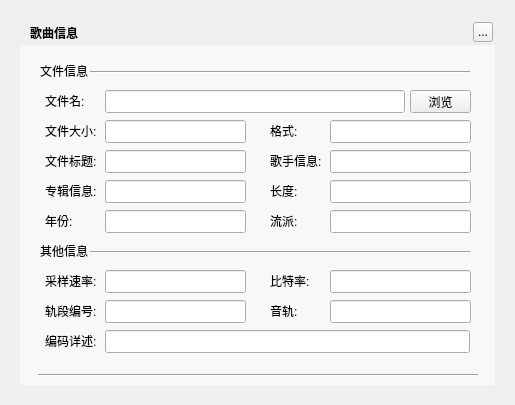
<?xml version="1.0" encoding="UTF-8"?>
<ui version="4.0">
 <class>MusicFileInformationWidget</class>
 <widget class="QWidget" name="MusicFileInformationWidget">
  <property name="geometry">
   <rect>
    <x>0</x>
    <y>0</y>
    <width>515</width>
    <height>405</height>
   </rect>
  </property>
  <property name="windowTitle">
   <string>MusicFileInformationWidget</string>
  </property>
  <widget class="QLabel" name="background">
   <property name="geometry">
    <rect>
     <x>20</x>
     <y>20</y>
     <width>475</width>
     <height>365</height>
    </rect>
   </property>
   <property name="text">
    <string/>
   </property>
  </widget>
  <widget class="QLabel" name="topTitleName">
   <property name="geometry">
    <rect>
     <x>30</x>
     <y>20</y>
     <width>100</width>
     <height>25</height>
    </rect>
   </property>
   <property name="styleSheet">
    <string notr="true">color:&quot;#FFFFFF&quot;;font-weight:bold</string>
   </property>
   <property name="text">
    <string>歌曲信息</string>
   </property>
  </widget>
  <widget class="QToolButton" name="topTitleCloseButton">
   <property name="geometry">
    <rect>
     <x>473</x>
     <y>22</y>
     <width>20</width>
     <height>20</height>
    </rect>
   </property>
   <property name="text">
    <string>...</string>
   </property>
  </widget>
  <widget class="Line" name="line_2">
   <property name="geometry">
    <rect>
     <x>90</x>
     <y>70</y>
     <width>380</width>
     <height>5</height>
    </rect>
   </property>
   <property name="orientation">
    <enum>Qt::Horizontal</enum>
   </property>
  </widget>
  <widget class="QLabel" name="label">
   <property name="geometry">
    <rect>
     <x>40</x>
     <y>65</y>
     <width>54</width>
     <height>12</height>
    </rect>
   </property>
   <property name="text">
    <string>文件信息</string>
   </property>
  </widget>
  <widget class="QLabel" name="label_2">
   <property name="geometry">
    <rect>
     <x>45</x>
     <y>95</y>
     <width>54</width>
     <height>12</height>
    </rect>
   </property>
   <property name="text">
    <string>文件名:</string>
   </property>
  </widget>
  <widget class="QLineEdit" name="filePathEdit">
   <property name="geometry">
    <rect>
     <x>105</x>
     <y>90</y>
     <width>300</width>
     <height>23</height>
    </rect>
   </property>
   <property name="text">
    <string/>
   </property>
   <property name="readOnly">
    <bool>true</bool>
   </property>
  </widget>
  <widget class="QLabel" name="label_3">
   <property name="geometry">
    <rect>
     <x>45</x>
     <y>125</y>
     <width>54</width>
     <height>12</height>
    </rect>
   </property>
   <property name="text">
    <string>文件大小:</string>
   </property>
  </widget>
  <widget class="QLineEdit" name="fileSizeEdit">
   <property name="geometry">
    <rect>
     <x>105</x>
     <y>120</y>
     <width>141</width>
     <height>23</height>
    </rect>
   </property>
   <property name="readOnly">
    <bool>true</bool>
   </property>
  </widget>
  <widget class="QPushButton" name="viewButton">
   <property name="geometry">
    <rect>
     <x>410</x>
     <y>90</y>
     <width>61</width>
     <height>23</height>
    </rect>
   </property>
   <property name="text">
    <string>浏览</string>
   </property>
  </widget>
  <widget class="QLineEdit" name="fileFormatEdit">
   <property name="geometry">
    <rect>
     <x>330</x>
     <y>120</y>
     <width>141</width>
     <height>23</height>
    </rect>
   </property>
   <property name="readOnly">
    <bool>true</bool>
   </property>
  </widget>
  <widget class="QLabel" name="label_4">
   <property name="geometry">
    <rect>
     <x>270</x>
     <y>125</y>
     <width>54</width>
     <height>12</height>
    </rect>
   </property>
   <property name="text">
    <string>格式:</string>
   </property>
  </widget>
  <widget class="QLabel" name="label_5">
   <property name="geometry">
    <rect>
     <x>270</x>
     <y>155</y>
     <width>54</width>
     <height>12</height>
    </rect>
   </property>
   <property name="text">
    <string>歌手信息:</string>
   </property>
  </widget>
  <widget class="QLineEdit" name="fileArtistEdit">
   <property name="geometry">
    <rect>
     <x>330</x>
     <y>150</y>
     <width>141</width>
     <height>23</height>
    </rect>
   </property>
   <property name="readOnly">
    <bool>true</bool>
   </property>
  </widget>
  <widget class="QLineEdit" name="fileTitleEdit">
   <property name="geometry">
    <rect>
     <x>105</x>
     <y>150</y>
     <width>141</width>
     <height>23</height>
    </rect>
   </property>
   <property name="readOnly">
    <bool>true</bool>
   </property>
  </widget>
  <widget class="QLabel" name="label_6">
   <property name="geometry">
    <rect>
     <x>45</x>
     <y>155</y>
     <width>54</width>
     <height>12</height>
    </rect>
   </property>
   <property name="text">
    <string>文件标题:</string>
   </property>
  </widget>
  <widget class="QLabel" name="label_7">
   <property name="geometry">
    <rect>
     <x>45</x>
     <y>185</y>
     <width>54</width>
     <height>12</height>
    </rect>
   </property>
   <property name="text">
    <string>专辑信息:</string>
   </property>
  </widget>
  <widget class="QLineEdit" name="fileAlbumEdit">
   <property name="geometry">
    <rect>
     <x>105</x>
     <y>180</y>
     <width>141</width>
     <height>23</height>
    </rect>
   </property>
   <property name="readOnly">
    <bool>true</bool>
   </property>
  </widget>
  <widget class="QLabel" name="label_8">
   <property name="geometry">
    <rect>
     <x>270</x>
     <y>185</y>
     <width>54</width>
     <height>12</height>
    </rect>
   </property>
   <property name="text">
    <string>长度:</string>
   </property>
  </widget>
  <widget class="QLineEdit" name="fileTimeEdit">
   <property name="geometry">
    <rect>
     <x>330</x>
     <y>180</y>
     <width>141</width>
     <height>23</height>
    </rect>
   </property>
   <property name="readOnly">
    <bool>true</bool>
   </property>
  </widget>
  <widget class="QLabel" name="label_9">
   <property name="geometry">
    <rect>
     <x>270</x>
     <y>215</y>
     <width>54</width>
     <height>12</height>
    </rect>
   </property>
   <property name="text">
    <string>流派:</string>
   </property>
  </widget>
  <widget class="QLineEdit" name="fileGenreEdit">
   <property name="geometry">
    <rect>
     <x>330</x>
     <y>210</y>
     <width>141</width>
     <height>23</height>
    </rect>
   </property>
   <property name="readOnly">
    <bool>true</bool>
   </property>
  </widget>
  <widget class="QLabel" name="label_10">
   <property name="geometry">
    <rect>
     <x>45</x>
     <y>275</y>
     <width>54</width>
     <height>12</height>
    </rect>
   </property>
   <property name="text">
    <string>采样速率:</string>
   </property>
  </widget>
  <widget class="QLabel" name="label_11">
   <property name="geometry">
    <rect>
     <x>45</x>
     <y>305</y>
     <width>54</width>
     <height>12</height>
    </rect>
   </property>
   <property name="text">
    <string>轨段编号:</string>
   </property>
  </widget>
  <widget class="QLineEdit" name="TrackNumEdit">
   <property name="geometry">
    <rect>
     <x>105</x>
     <y>300</y>
     <width>141</width>
     <height>23</height>
    </rect>
   </property>
   <property name="readOnly">
    <bool>true</bool>
   </property>
  </widget>
  <widget class="QLabel" name="label_12">
   <property name="geometry">
    <rect>
     <x>270</x>
     <y>305</y>
     <width>54</width>
     <height>12</height>
    </rect>
   </property>
   <property name="text">
    <string>音轨:</string>
   </property>
  </widget>
  <widget class="QLineEdit" name="SamplingRateEdit">
   <property name="geometry">
    <rect>
     <x>105</x>
     <y>270</y>
     <width>141</width>
     <height>23</height>
    </rect>
   </property>
   <property name="readOnly">
    <bool>true</bool>
   </property>
  </widget>
  <widget class="QLineEdit" name="ChannelNumberEdit">
   <property name="geometry">
    <rect>
     <x>330</x>
     <y>300</y>
     <width>141</width>
     <height>23</height>
    </rect>
   </property>
   <property name="readOnly">
    <bool>true</bool>
   </property>
  </widget>
  <widget class="QLineEdit" name="fileYearEdit">
   <property name="geometry">
    <rect>
     <x>105</x>
     <y>210</y>
     <width>141</width>
     <height>23</height>
    </rect>
   </property>
   <property name="readOnly">
    <bool>true</bool>
   </property>
  </widget>
  <widget class="QLabel" name="label_13">
   <property name="geometry">
    <rect>
     <x>45</x>
     <y>215</y>
     <width>54</width>
     <height>12</height>
    </rect>
   </property>
   <property name="text">
    <string>年份:</string>
   </property>
  </widget>
  <widget class="QLabel" name="label_14">
   <property name="geometry">
    <rect>
     <x>270</x>
     <y>275</y>
     <width>54</width>
     <height>12</height>
    </rect>
   </property>
   <property name="text">
    <string>比特率:</string>
   </property>
  </widget>
  <widget class="QLineEdit" name="BitrateEdit">
   <property name="geometry">
    <rect>
     <x>330</x>
     <y>270</y>
     <width>141</width>
     <height>23</height>
    </rect>
   </property>
   <property name="readOnly">
    <bool>true</bool>
   </property>
  </widget>
  <widget class="QLabel" name="label_15">
   <property name="geometry">
    <rect>
     <x>40</x>
     <y>245</y>
     <width>54</width>
     <height>12</height>
    </rect>
   </property>
   <property name="text">
    <string>其他信息</string>
   </property>
  </widget>
  <widget class="Line" name="line_3">
   <property name="geometry">
    <rect>
     <x>90</x>
     <y>250</y>
     <width>380</width>
     <height>5</height>
    </rect>
   </property>
   <property name="orientation">
    <enum>Qt::Horizontal</enum>
   </property>
  </widget>
  <widget class="QLabel" name="label_16">
   <property name="geometry">
    <rect>
     <x>45</x>
     <y>335</y>
     <width>54</width>
     <height>12</height>
    </rect>
   </property>
   <property name="text">
    <string>编码详述:</string>
   </property>
  </widget>
  <widget class="QLineEdit" name="descriptionEdit">
   <property name="geometry">
    <rect>
     <x>105</x>
     <y>330</y>
     <width>365</width>
     <height>23</height>
    </rect>
   </property>
   <property name="text">
    <string/>
   </property>
   <property name="readOnly">
    <bool>true</bool>
   </property>
  </widget>
  <widget class="Line" name="line_4">
   <property name="geometry">
    <rect>
     <x>38</x>
     <y>373</y>
     <width>440</width>
     <height>5</height>
    </rect>
   </property>
   <property name="orientation">
    <enum>Qt::Horizontal</enum>
   </property>
  </widget>
  <widget class="QWidget" name="backgroundMask" native="true">
   <property name="geometry">
    <rect>
     <x>20</x>
     <y>45</y>
     <width>475</width>
     <height>340</height>
    </rect>
   </property>
   <property name="styleSheet">
    <string notr="true">background:rgba(255,255,255,150)</string>
   </property>
  </widget>
  <zorder>background</zorder>
  <zorder>backgroundMask</zorder>
  <zorder>topTitleName</zorder>
  <zorder>topTitleCloseButton</zorder>
  <zorder>line_2</zorder>
  <zorder>label</zorder>
  <zorder>label_2</zorder>
  <zorder>filePathEdit</zorder>
  <zorder>label_3</zorder>
  <zorder>fileSizeEdit</zorder>
  <zorder>viewButton</zorder>
  <zorder>fileFormatEdit</zorder>
  <zorder>label_4</zorder>
  <zorder>label_5</zorder>
  <zorder>fileArtistEdit</zorder>
  <zorder>fileTitleEdit</zorder>
  <zorder>label_6</zorder>
  <zorder>label_7</zorder>
  <zorder>fileAlbumEdit</zorder>
  <zorder>label_8</zorder>
  <zorder>fileTimeEdit</zorder>
  <zorder>label_9</zorder>
  <zorder>fileGenreEdit</zorder>
  <zorder>label_10</zorder>
  <zorder>label_11</zorder>
  <zorder>TrackNumEdit</zorder>
  <zorder>label_12</zorder>
  <zorder>SamplingRateEdit</zorder>
  <zorder>ChannelNumberEdit</zorder>
  <zorder>fileYearEdit</zorder>
  <zorder>label_13</zorder>
  <zorder>label_14</zorder>
  <zorder>BitrateEdit</zorder>
  <zorder>label_15</zorder>
  <zorder>line_3</zorder>
  <zorder>label_16</zorder>
  <zorder>descriptionEdit</zorder>
  <zorder>line_4</zorder>
 </widget>
 <resources/>
 <connections/>
</ui>
